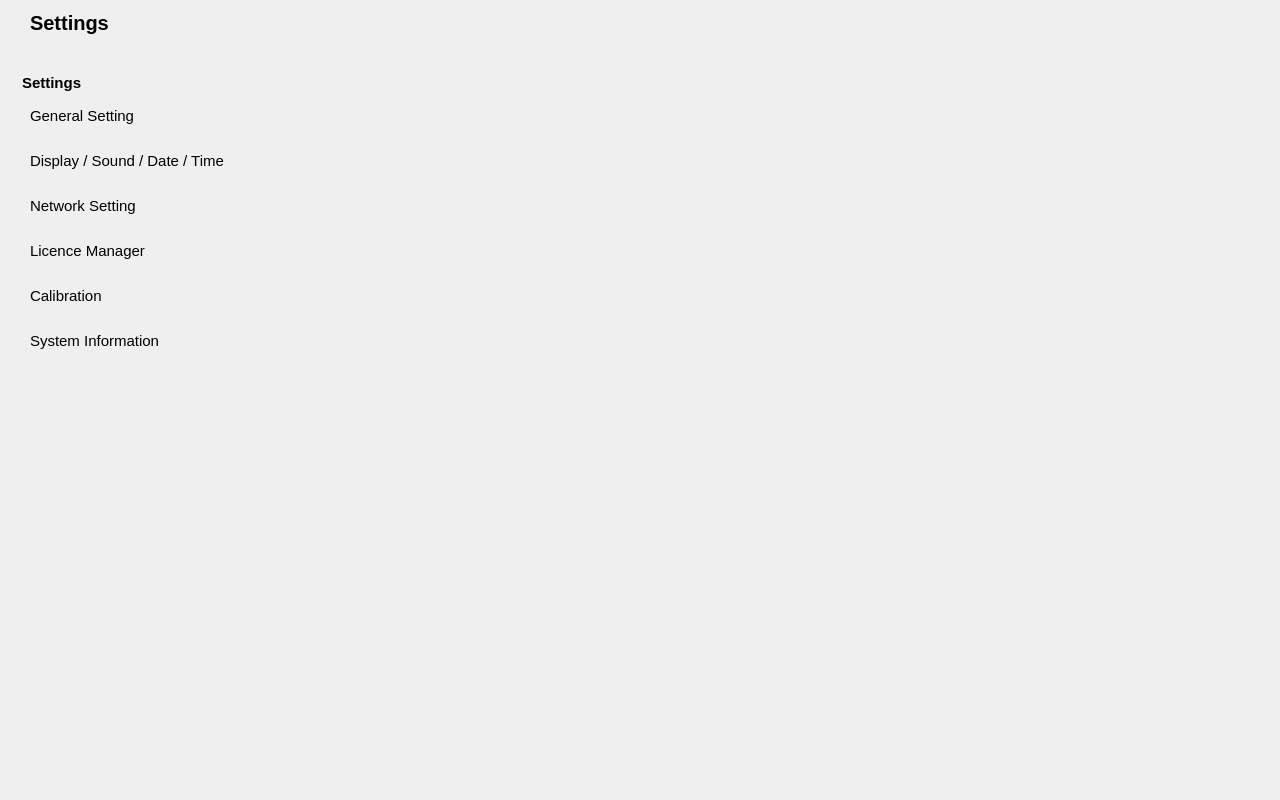
<?xml version="1.0" encoding="UTF-8"?>
<ui version="4.0">
 <class>setwid</class>
 <widget class="QWidget" name="setwid">
  <property name="geometry">
   <rect>
    <x>0</x>
    <y>0</y>
    <width>1280</width>
    <height>800</height>
   </rect>
  </property>
  <property name="windowTitle">
   <string>Form</string>
  </property>
  <property name="styleSheet">
   <string notr="true">#setwid[pltdismode=&quot;indoor&quot;] 
{
background-color: rgba(255, 255, 255,1);
}
#setwid[pltdismode=&quot;night&quot;]
{
background-color: rgba(0, 0, 0,1);
}
</string>
  </property>
  <property name="pltdismode" stdset="0">
   <string>indoor</string>
  </property>
  <widget class="QLabel" name="label">
   <property name="geometry">
    <rect>
     <x>1</x>
     <y>1</y>
     <width>1278</width>
     <height>45</height>
    </rect>
   </property>
   <property name="styleSheet">
    <string notr="true">#setwid[pltdismode=&quot;indoor&quot;] QLabel
{
background-color: rgba(201, 201, 201,1);
}
#setwid[pltdismode=&quot;night&quot;] QLabel
{
background-color: rgba(53, 46, 35,1);
}</string>
   </property>
   <property name="text">
    <string/>
   </property>
  </widget>
  <widget class="QPushButton" name="clobtn">
   <property name="geometry">
    <rect>
     <x>1228</x>
     <y>9</y>
     <width>30</width>
     <height>30</height>
    </rect>
   </property>
   <property name="styleSheet">
    <string notr="true">#setwid[pltdismode=&quot;indoor&quot;] QPushButton
{
	background-image: url(:/bit/image/btn_close_30_nor.png);
}
#setwid[pltdismode=&quot;indoor&quot;] QPushButton:pressed
{	
	background-image: url(:/bit/image/btn_close_30_click.png);
}

#setwid[pltdismode=&quot;night&quot;] QPushButton
{
	background-image: url(:/bit/image/night_close_nor.png);
}
#setwid[pltdismode=&quot;night&quot;] QPushButton:pressed
{	
	background-image: url(:/bit/image/night_close_click.png);
}
QPushButton { border-style: flat;}</string>
   </property>
   <property name="text">
    <string/>
   </property>
   <property name="flat">
    <bool>true</bool>
   </property>
  </widget>
  <widget class="QLabel" name="label_2">
   <property name="geometry">
    <rect>
     <x>30</x>
     <y>12</y>
     <width>347</width>
     <height>22</height>
    </rect>
   </property>
   <property name="font">
    <font>
     <family>Arial</family>
     <pointsize>15</pointsize>
     <weight>75</weight>
     <bold>true</bold>
    </font>
   </property>
   <property name="styleSheet">
    <string notr="true">#setwid[pltdismode=&quot;indoor&quot;] QLabel
{
color: rgba(0, 0, 0,1);
}
#setwid[pltdismode=&quot;night&quot;] QLabel
{
background-color: rgba(53,46,35,1);
color: rgba(250,218,166,1);
}</string>
   </property>
   <property name="text">
    <string>Settings</string>
   </property>
  </widget>
  <widget class="QWidget" name="backwid" native="true">
   <property name="geometry">
    <rect>
     <x>0</x>
     <y>46</y>
     <width>282</width>
     <height>720</height>
    </rect>
   </property>
   <property name="styleSheet">
    <string notr="true">#setwid[pltdismode=&quot;indoor&quot;] #backwid
{
background-color: rgba(255, 255, 255,1);
}
#setwid[pltdismode=&quot;night&quot;] #backwid
{
background-color: rgba(0, 0, 0,1);
}
QPushButton{border-style:flat;text-align:left;}
QLabel{background-color:rgba(0,0,0,0);}
QPushButton{padding-left:10px}

#setwid[pltdismode=&quot;indoor&quot;] QPushButton:!checked
{
font: 11pt &quot;Arial&quot;;
font-weight:normal;
background-color: rgba(237, 212, 0,0);
color: rgb(105, 105, 105);
}
#setwid[pltdismode=&quot;night&quot;] QPushButton:!checked
{
font: 11pt &quot;Arial&quot;;
font-weight:normal;
color: rgb(250,218,166);
background-color: rgb(24,23,20);
}
#setwid[pltdismode=&quot;indoor&quot;] QPushButton:checked
{
font: 75 11pt &quot;Arial&quot;;
font-weight:bold;
background-color: rgb(255,181,0);
color: rgb(57, 57, 57);
}
#setwid[pltdismode=&quot;night&quot;] QPushButton:checked
{
font: 75 11pt &quot;Arial&quot;;
font-weight:bold;
background-color: rgb(255, 156, 0);
color: rgb(0, 0, 0);
}
</string>
   </property>
   <widget class="QPushButton" name="pushButton_4">
    <property name="geometry">
     <rect>
      <x>20</x>
      <y>190</y>
      <width>237</width>
      <height>30</height>
     </rect>
    </property>
    <property name="font">
     <font>
      <family>Arial</family>
      <pointsize>11</pointsize>
      <weight>50</weight>
      <italic>false</italic>
      <bold>false</bold>
     </font>
    </property>
    <property name="styleSheet">
     <string notr="true"/>
    </property>
    <property name="text">
     <string>Licence Manager</string>
    </property>
    <property name="checkable">
     <bool>true</bool>
    </property>
    <property name="autoExclusive">
     <bool>true</bool>
    </property>
    <property name="flat">
     <bool>false</bool>
    </property>
   </widget>
   <widget class="QPushButton" name="pushButton">
    <property name="geometry">
     <rect>
      <x>20</x>
      <y>55</y>
      <width>237</width>
      <height>30</height>
     </rect>
    </property>
    <property name="font">
     <font>
      <family>Arial</family>
      <pointsize>11</pointsize>
      <weight>50</weight>
      <italic>false</italic>
      <bold>false</bold>
     </font>
    </property>
    <property name="styleSheet">
     <string notr="true"/>
    </property>
    <property name="text">
     <string>General Setting</string>
    </property>
    <property name="checkable">
     <bool>true</bool>
    </property>
    <property name="checked">
     <bool>true</bool>
    </property>
    <property name="autoExclusive">
     <bool>true</bool>
    </property>
    <property name="flat">
     <bool>false</bool>
    </property>
   </widget>
   <widget class="QPushButton" name="pushButton_3">
    <property name="geometry">
     <rect>
      <x>20</x>
      <y>145</y>
      <width>237</width>
      <height>30</height>
     </rect>
    </property>
    <property name="font">
     <font>
      <family>Arial</family>
      <pointsize>11</pointsize>
      <weight>50</weight>
      <italic>false</italic>
      <bold>false</bold>
     </font>
    </property>
    <property name="styleSheet">
     <string notr="true"/>
    </property>
    <property name="text">
     <string>Network Setting</string>
    </property>
    <property name="checkable">
     <bool>true</bool>
    </property>
    <property name="checked">
     <bool>false</bool>
    </property>
    <property name="autoExclusive">
     <bool>true</bool>
    </property>
    <property name="flat">
     <bool>false</bool>
    </property>
   </widget>
   <widget class="QLabel" name="label_3">
    <property name="geometry">
     <rect>
      <x>22</x>
      <y>28</y>
      <width>60</width>
      <height>17</height>
     </rect>
    </property>
    <property name="font">
     <font>
      <family>Arial</family>
      <pointsize>11</pointsize>
      <weight>75</weight>
      <bold>true</bold>
     </font>
    </property>
    <property name="styleSheet">
     <string notr="true">#setwid[pltdismode=&quot;indoor&quot;] QLabel 
 {
color:rgba(6,62,97,1);
	background-color: white;
}
#setwid[pltdismode=&quot;night&quot;] QLabel 
 {
color:rgba(7,97,116,1);
	background-color: black;
}</string>
    </property>
    <property name="text">
     <string>Settings</string>
    </property>
   </widget>
   <widget class="QPushButton" name="pushButton_2">
    <property name="geometry">
     <rect>
      <x>20</x>
      <y>100</y>
      <width>237</width>
      <height>30</height>
     </rect>
    </property>
    <property name="font">
     <font>
      <family>Arial</family>
      <pointsize>11</pointsize>
      <weight>50</weight>
      <italic>false</italic>
      <bold>false</bold>
     </font>
    </property>
    <property name="styleSheet">
     <string notr="true"/>
    </property>
    <property name="text">
     <string>Display / Sound / Date / Time</string>
    </property>
    <property name="checkable">
     <bool>true</bool>
    </property>
    <property name="autoExclusive">
     <bool>true</bool>
    </property>
    <property name="flat">
     <bool>false</bool>
    </property>
   </widget>
   <widget class="QPushButton" name="pushButton_5">
    <property name="geometry">
     <rect>
      <x>20</x>
      <y>235</y>
      <width>237</width>
      <height>30</height>
     </rect>
    </property>
    <property name="font">
     <font>
      <family>Arial</family>
      <pointsize>11</pointsize>
      <weight>50</weight>
      <italic>false</italic>
      <bold>false</bold>
     </font>
    </property>
    <property name="styleSheet">
     <string notr="true"/>
    </property>
    <property name="text">
     <string>Calibration</string>
    </property>
    <property name="checkable">
     <bool>true</bool>
    </property>
    <property name="autoExclusive">
     <bool>true</bool>
    </property>
    <property name="flat">
     <bool>false</bool>
    </property>
   </widget>
   <widget class="Line" name="line_2">
    <property name="geometry">
     <rect>
      <x>280</x>
      <y>-10</y>
      <width>2</width>
      <height>800</height>
     </rect>
    </property>
    <property name="sizeIncrement">
     <size>
      <width>0</width>
      <height>0</height>
     </size>
    </property>
    <property name="baseSize">
     <size>
      <width>0</width>
      <height>0</height>
     </size>
    </property>
    <property name="styleSheet">
     <string notr="true">#setwid[pltdismode=&quot;indoor&quot;] #line_2
{
background-color: rgba(181, 181, 181,1);
}
#setwid[pltdismode=&quot;night&quot;] #line_2
{
background-color: rgba(64, 64, 64,1);
}</string>
    </property>
    <property name="lineWidth">
     <number>0</number>
    </property>
    <property name="midLineWidth">
     <number>0</number>
    </property>
    <property name="orientation">
     <enum>Qt::Vertical</enum>
    </property>
   </widget>
   <widget class="Line" name="line_3">
    <property name="geometry">
     <rect>
      <x>22</x>
      <y>47</y>
      <width>237</width>
      <height>2</height>
     </rect>
    </property>
    <property name="styleSheet">
     <string notr="true">#setwid[pltdismode=&quot;indoor&quot;] #line_3
 {
background-color:rgba(6,62,97,1);	
}
#setwid[pltdismode=&quot;night&quot;] #line_3
 {
background-color:rgba(7,97,116,1);
}</string>
    </property>
    <property name="lineWidth">
     <number>0</number>
    </property>
    <property name="orientation">
     <enum>Qt::Horizontal</enum>
    </property>
   </widget>
   <widget class="QPushButton" name="pushButton_6">
    <property name="geometry">
     <rect>
      <x>20</x>
      <y>280</y>
      <width>237</width>
      <height>30</height>
     </rect>
    </property>
    <property name="font">
     <font>
      <family>Arial</family>
      <pointsize>11</pointsize>
      <weight>50</weight>
      <italic>false</italic>
      <bold>false</bold>
     </font>
    </property>
    <property name="styleSheet">
     <string notr="true"/>
    </property>
    <property name="text">
     <string>System Information</string>
    </property>
    <property name="checkable">
     <bool>true</bool>
    </property>
    <property name="autoExclusive">
     <bool>true</bool>
    </property>
    <property name="flat">
     <bool>false</bool>
    </property>
   </widget>
  </widget>
 </widget>
 <resources/>
 <connections/>
</ui>
